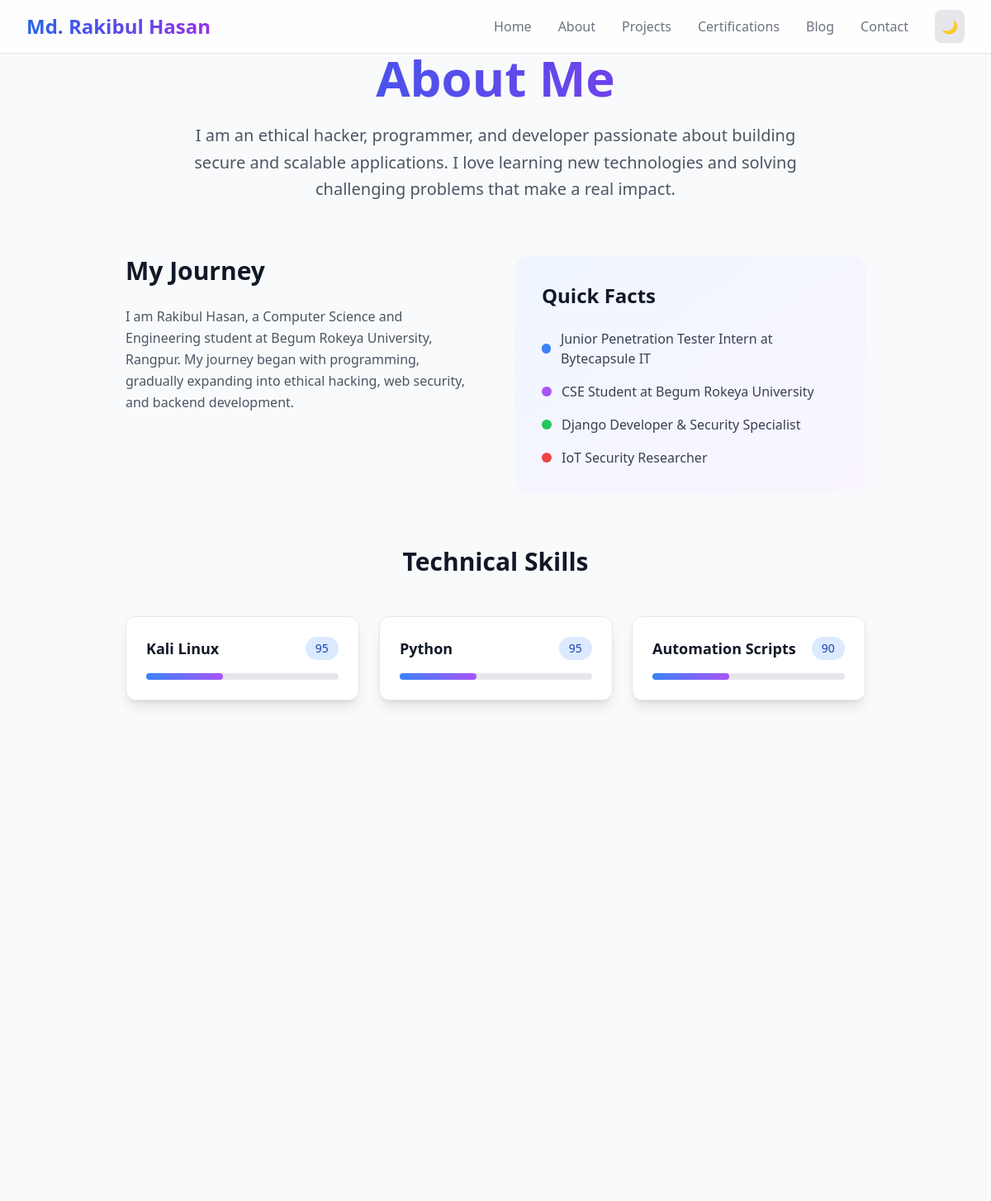
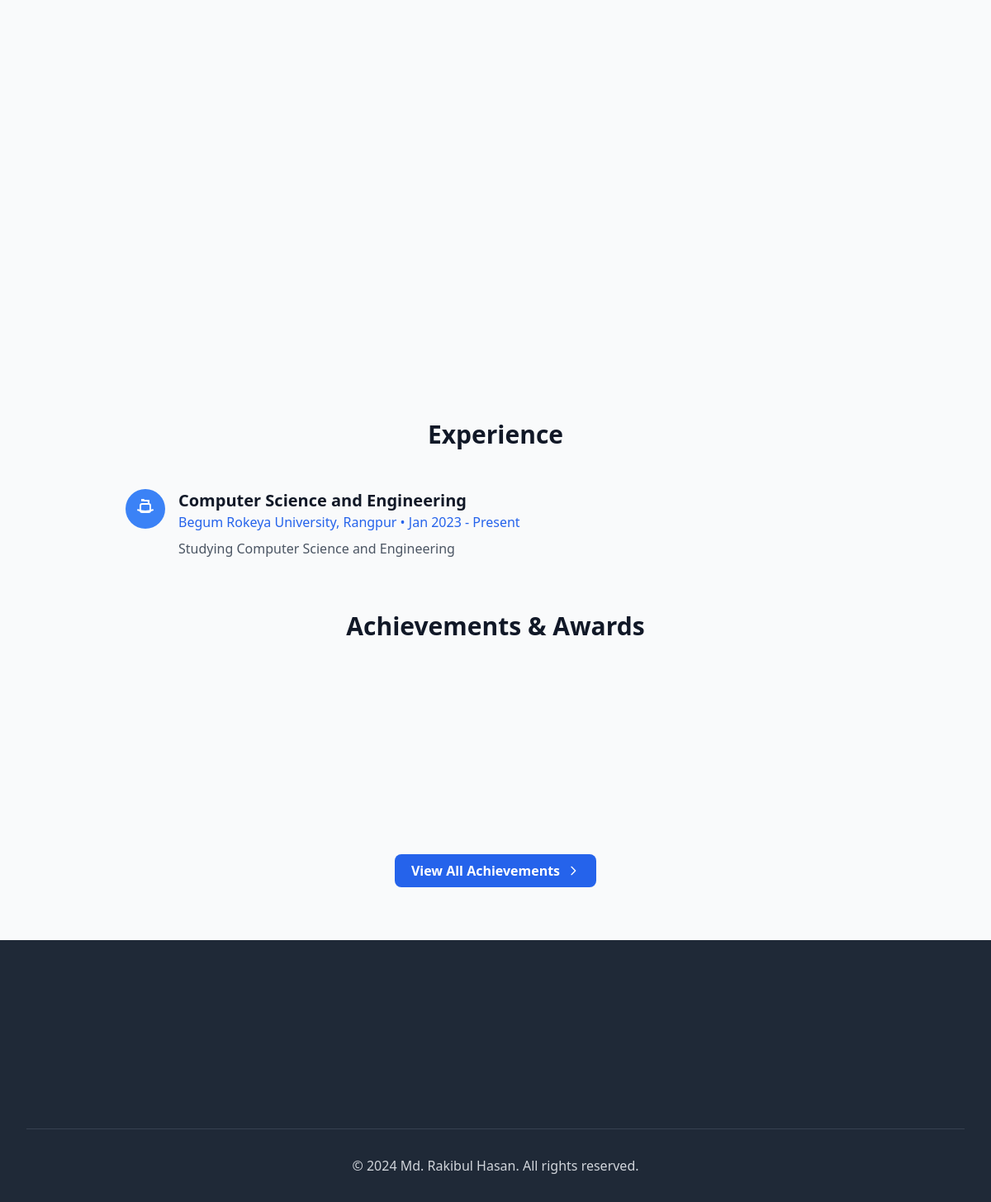
The page /about/ on the database its author committed (2 pictures, top to bottom).
### portfolio/models.py (models this page shows, shortened)
class AboutPage(models.Model):
    hero_title = models.CharField(max_length=200, default='About Me', help_text='Main title for the about page')
    hero_subtitle = models.TextField(default='I am an ethical hacker, programmer, and developer passionate about building secure and scalable applications. I love learning new technologies and solving challenging problems that make a real impact.', help_text='Subtitle text below the main title')
    journey_title = models.CharField(max_length=200, default='My Journey', help_text='Title for the journey section')
    journey_content = models.TextField(default='I am a Computer Science and Engineering student passionate about ethical hacking, web security, and backend development.', help_text='Main journey description')
    quick_facts_title = models.CharField(max_length=200, default='Quick Facts', help_text='Title for the quick facts section')
    fact_1 = models.CharField(max_length=200, default='Junior Penetration Tester Intern at Bytecapsule IT', help_text='First quick fact')
    fact_2 = models.CharField(max_length=200, default='CSE Student at Begum Rokeya University', help_text='Second quick fact')
    fact_3 = models.CharField(max_length=200, default='Django Developer & Security Specialist', help_text='Third quick fact')
    fact_4 = models.CharField(max_length=200, default='IoT Security Researcher', help_text='Fourth quick fact')
    skills_title = models.CharField(max_length=200, default='Technical Skills', help_text='Title for the skills section')
    experience_title = models.CharField(max_length=200, default='Experience', help_text='Title for the experience section')
    last_updated = models.DateTimeField(auto_now=True)
    class Meta:
        verbose_name = "About Page Content"
        verbose_name_plural = "About Page Content"
    def get_facts_list(self):
        return [self.fact_1, self.fact_2, self.fact_3, self.fact_4]

class Skill(models.Model):
    LEVEL_CHOICES = [
        ('Beginner', 'Beginner (0-30%)'),
        ('Intermediate', 'Intermediate (31-60%)'),
        ('Advanced', 'Advanced (61-80%)'),
        ('Expert', 'Expert (81-100%)'),
    ]
    name = models.CharField(max_length=100)
    level = models.IntegerField(default=50, help_text='Skill level percentage (0-100)')
    category = models.CharField(max_length=100, default='General', help_text='e.g., Programming, Cybersecurity, Tools')
    icon = models.ImageField(upload_to='skills/', blank=True, null=True)
    class Meta:
        ordering = ['-level', 'name']

class Experience(models.Model):
    EXPERIENCE_TYPE_CHOICES = [
        ('full_time', 'Full Time'),
        ('part_time', 'Part Time'),
        ('internship', 'Internship'),
        ('freelance', 'Freelance'),
        ('contract', 'Contract'),
        ('volunteer', 'Volunteer'),
    ]
    profile = models.ForeignKey(Profile, on_delete=models.CASCADE, related_name='experiences', help_text='Profile this experience belongs to')
    title = models.CharField(max_length=200, help_text='Job title or role')
    company = models.CharField(max_length=200, help_text='Company or organization name')
    location = models.CharField(max_length=100, blank=True, help_text='City, Country')
    experience_type = models.CharField(max_length=20, choices=EXPERIENCE_TYPE_CHOICES, default='full_time')
    start_date = models.DateField(help_text='Start date of the experience')
    end_date = models.DateField(blank=True, null=True, help_text='End date (leave blank if current)')
    is_current = models.BooleanField(default=False, help_text='Check if this is your current position')
    description = models.TextField(help_text='Detailed description of your role and achievements')
    technologies = models.TextField(blank=True, help_text='Technologies, tools, and skills used (one per line)')
    achievements = models.TextField(blank=True, help_text='Key achievements and accomplishments (one per line)')
    company_logo = models.ImageField(upload_to='experience/', blank=True, null=True, help_text='Company logo or image')
    company_website = models.URLField(blank=True, null=True, help_text='Company website URL')
    featured = models.BooleanField(default=False, help_text='Feature this experience prominently')
    priority = models.IntegerField(default=0, help_text='Display order (higher numbers appear first)')
    def duration_display(self):
        if self.is_current:
            return f"{self.start_date.strftime('%b %Y')} - Present"
        elif self.end_date:
            return f"{self.start_date.strftime('%b %Y')} - {self.end_date.strftime('%b %Y')}"
        return f"{self.start_date.strftime('%b %Y')} - Present"
    class Meta:
        ordering = ['-priority', '-start_date']
        verbose_name = "Experience"
        verbose_name_plural = "Experiences"

class Profile(models.Model):
    name = models.CharField(max_length=100, default='Md. Rakibul Hasan')
    title = models.CharField(max_length=200, default='Ethical Hacker | Junior Penetration Tester | Programmer | Django Developer')
    about = models.TextField(default='I am an ethical hacker and programmer with strong expertise in web application security, penetration testing, and backend development.')
    profile_image = models.ImageField(upload_to='profile/', blank=True, null=True)
    cv_file = models.FileField(upload_to='cv/', blank=True, null=True)
    email = models.EmailField(default='pentester.rakib@gmail.com')
    secondary_email = models.EmailField(default='pentester.rakib@outlook.com', blank=True, help_text='Secondary email address')
    phone = models.CharField(max_length=20, default='+8801309598979', help_text='Phone number with country code')
    whatsapp = models.CharField(max_length=20, default='+8801309598979', help_text='WhatsApp number with country code')
    location = models.CharField(max_length=100, default='Rangpur, Bangladesh')
    github_url = models.URLField(default='https://github.com/dev-rakibul-hasan')
    linkedin_url = models.URLField(default='https://www.linkedin.com/in/dev-rakibul-hasan/')
    facebook_url = models.URLField(default='https://www.facebook.com/HasanRakib.Dev')
    x_url = models.URLField(default='https://x.com/PentesterRakib', blank=True, help_text='X (Twitter) profile URL')
    class Meta:
        verbose_name = "Profile Settings"
        verbose_name_plural = "Profile Settings"

### portfolio/views.py (the view)
# urls.py: path('about/', views.about, name='about'),
def about(request):
    try:
        profile = Profile.objects.first()
    except Profile.DoesNotExist:
        profile = None
    try:
        about_content = AboutPage.objects.first()
        if not about_content:
            about_content = AboutPage.objects.create()
    except:
        about_content = None
    skills = Skill.objects.all()
    achievements_preview = Achievement.objects.filter(profile=profile).order_by('-priority', '-date')[:6] if profile else []
    return render(request, 'portfolio/about.html', {
        'skills': skills,
        'profile': profile,
        'about': about_content,
        'achievements_preview': achievements_preview,
    })

### portfolio/context_processors.py (called while the page is built)
def profile_processor(request):
    try:
        profile = Profile.objects.first()
    except:
        profile = None
    return {
        'profile': profile,
    }

### portfolio/templates/portfolio/about.html (shortened to what this page needs)
{% extends 'portfolio/base.html' %}
{% block content %}
<div class="max-w-4xl mx-auto">
    <div class="text-center mb-16 animate-fade-in">
        <h1 class="text-4xl lg:text-6xl font-bold bg-gradient-to-r from-blue-600 to-purple-600 bg-clip-text text-transparent mb-6">
        </h1>
        <p class="text-xl text-gray-600 dark:text-gray-300 max-w-3xl mx-auto leading-relaxed">
            {{ about.hero_subtitle|default:"I am an ethical hacker, programmer, and developer passionate about building secure and scalable applications. I love learning new technologies and solving challenging problems that make a real impact." }}
        </p>
    </div>
    <div class="grid lg:grid-cols-2 gap-12 mb-16">
        <div class="space-y-6">
            <h2 class="text-3xl font-bold text-gray-900 dark:text-white">{{ about.journey_title|default:"My Journey" }}</h2>
            <div class="space-y-4 text-gray-600 dark:text-gray-300 leading-relaxed">
                <p>
                    {{ about.journey_content|default:"I am a Computer Science and Engineering student passionate about ethical hacking, web security, and backend development." }}
                </p>
            </div>
        </div>
        <div class="bg-gradient-to-br from-blue-50 to-purple-50 dark:from-blue-900/20 dark:to-purple-900/20 rounded-2xl p-8">
            <h3 class="text-2xl font-bold text-gray-900 dark:text-white mb-6">{{ about.quick_facts_title|default:"Quick Facts" }}</h3>
            <div class="space-y-4">
                {% if about and about.get_facts_list %}
                    {% for fact in about.get_facts_list %}
                    <div class="flex items-center space-x-3">
                        <div class="w-3 h-3 {% cycle 'bg-blue-500' 'bg-purple-500' 'bg-green-500' 'bg-red-500' %} rounded-full"></div>
                        <span class="text-gray-700 dark:text-gray-300">{{ fact }}</span>
                    </div>
                    {% endfor %}
                {% else %}
                    <div class="text-center py-4">
                        <p class="text-gray-500 dark:text-gray-400">No quick facts available</p>
                    </div>
                {% endif %}
            </div>
        </div>
    </div>
    <div class="mb-16">
        <h2 class="text-3xl font-bold text-gray-900 dark:text-white text-center mb-12">{{ about.skills_title|default:"Technical Skills" }}</h2>
        <div class="grid grid-cols-1 md:grid-cols-2 lg:grid-cols-3 gap-6">
            {% for skill in skills %}
            <div class="group bg-white dark:bg-gray-800 rounded-xl p-6 shadow-lg hover:shadow-xl transition-all duration-300 transform hover:-translate-y-2 border border-gray-200 dark:border-gray-700">
                <div class="flex items-center justify-between mb-4">
                    <h3 class="text-lg font-semibold text-gray-900 dark:text-white">{{ skill.name }}</h3>
                    <span class="px-3 py-1 bg-blue-100 dark:bg-blue-900 text-blue-800 dark:text-blue-200 rounded-full text-sm font-medium">
                        {{ skill.level }}
                    </span>
                </div>
                <div class="w-full bg-gray-200 dark:bg-gray-700 rounded-full h-2">
                    <div class="bg-gradient-to-r from-blue-500 to-purple-500 h-2 rounded-full transition-all duration-500"
                         style="width: {% if skill.level == 'Expert' %}90%{% elif skill.level == 'Advanced' %}75%{% elif skill.level == 'Intermediate' %}60%{% else %}40%{% endif %}">
                    </div>
                </div>
            </div>
            {% endfor %}
        </div>
    </div>
    <div class="mb-16">
        <h2 class="text-3xl font-bold text-gray-900 dark:text-white text-center mb-12">{{ about.experience_title|default:"Experience" }}</h2>
        <div class="space-y-8">
            {% for experience in profile.experiences.all %}
            <div class="flex items-start space-x-4">
                <div class="flex-shrink-0 w-12 h-12 {% cycle 'bg-blue-500' 'bg-purple-500' %} rounded-full flex items-center justify-center">
                </div>
                <div class="flex-1">
                    <h3 class="text-xl font-semibold text-gray-900 dark:text-white">{{ experience.title }}</h3>
                    <p class="text-blue-600 dark:text-blue-400 font-medium">{{ experience.company }} • {{ experience.duration_display }}</p>
                    <p class="text-gray-600 dark:text-gray-300 mt-2">
                        {{ experience.description }}
                    </p>
                </div>
            </div>
            {% endfor %}
        </div>
    </div>
    <div class="mb-16">
        <h2 class="text-3xl font-bold text-gray-900 dark:text-white text-center mb-12">Achievements & Awards</h2>
        <div class="text-center mt-6">
            <a href="{% url 'achievements' %}" class="inline-flex items-center px-5 py-2 bg-blue-600 text-white font-semibold rounded-lg hover:bg-blue-700 transform hover:scale-105 transition-all duration-200">View All Achievements
                <svg class="w-4 h-4 ml-2" fill="none" stroke="currentColor" viewBox="0 0 24 24">
                    <path stroke-linecap="round" stroke-linejoin="round" stroke-width="2" d="M9 5l7 7-7 7"></path>
                </svg>
            </a>
        </div>
    </div>
</div>
{% endblock %}

### portfolio/templates/portfolio/base.html (shortened to what this page needs)
{% load static %}
<!DOCTYPE html>
<html lang="en">
<head>
    <script src="https://cdn.tailwindcss.com"></script>
</head>
<body class="bg-gray-50 dark:bg-gray-900 text-gray-900 dark:text-gray-100 transition-colors duration-300">
    <nav class="fixed top-0 w-full bg-white/80 dark:bg-gray-900/80 backdrop-blur-md border-b border-gray-200 dark:border-gray-700 z-50">
        <div class="max-w-7xl mx-auto px-4 sm:px-6 lg:px-8">
            <div class="flex justify-between items-center h-16">
                <a href="/" class="text-2xl font-bold bg-gradient-to-r from-blue-600 to-purple-600 bg-clip-text text-transparent">
                </a>
                <div class="hidden md:flex items-center space-x-4 lg:space-x-8">
                    <a href="/" class="text-sm lg:text-base text-secondary hover:text-gradient-1 transition-colors duration-200">Home</a>
                    <a href="/about/" class="text-sm lg:text-base text-secondary hover:text-gradient-1 transition-colors duration-200">About</a>
                    <a href="/projects/" class="text-sm lg:text-base text-secondary hover:text-gradient-1 transition-colors duration-200">Projects</a>
                    <a href="/certifications/" class="hidden lg:block text-sm lg:text-base text-secondary hover:text-gradient-1 transition-colors duration-200">Certifications</a>
                    <a href="/blog/" class="text-sm lg:text-base text-secondary hover:text-gradient-1 transition-colors duration-200">Blog</a>
                    <a href="/contact/" class="text-sm lg:text-base text-secondary hover:text-gradient-1 transition-colors duration-200">Contact</a>
                    <button id="theme-toggle" class="p-1.5 lg:p-2 rounded-lg bg-gray-200 dark:bg-gray-700 hover:bg-gray-300 dark:hover:bg-gray-600 transition-colors duration-200" onclick="toggleTheme()">
                        <span id="theme-icon" class="text-sm lg:text-base">🌙</span>
                    </button>
                </div>
            </div>
        </div>
    </nav>
    <main class="pt-16">
        {% block content %}{% endblock %}
    </main>
    <footer class="bg-gray-800 dark:bg-gray-900 text-white py-8">
        <div class="max-w-7xl mx-auto px-4 sm:px-6 lg:px-8">
            <div class="border-t border-gray-700 mt-8 pt-8 text-center text-gray-300">
                <p>&copy; 2024 {{ profile.name|default:"Md. Rakibul Hasan" }}. All rights reserved.</p>
            </div>
        </div>
    </footer>
</body>
</html>

### portfolio/templates/portfolio/base.html (style rules this page uses)
.animate-fade-in { animation: fadeIn 0.6s ease-out; }

### rows shown on the page
AboutPage: hero_subtitle "I am an ethical hacker, programmer, and developer passionate about building secure and scalable applications. I love learning new technologies and solving challenging problems that make a real impact.", journey_title "My Journey", journey_content "I am Rakibul Hasan, a Computer Science and Engineering student at Begum Rokeya University, Rangpur. My journey began with programming, gradually expanding into ethical hacking, web security, and backend development.", quick_facts_title "Quick Facts", get_facts_list "Junior Penetration Tester Intern at Bytecapsule IT" "CSE Student at Begum Rokeya University" "Django Developer & Security Specialist" "IoT Security Researcher", skills_title "Technical Skills", experience_title "Experience"
Skill: name "Kali Linux", level "95"
Skill: name "Python", level "95"
Skill: name "Automation Scripts", level "90"
Experience: title "Computer Science and Engineering", company "Begum Rokeya University, Rangpur", duration_display "Jan 2023 - Present", description "Studying Computer Science and Engineering"
Profile: name "Md. Rakibul Hasan"
